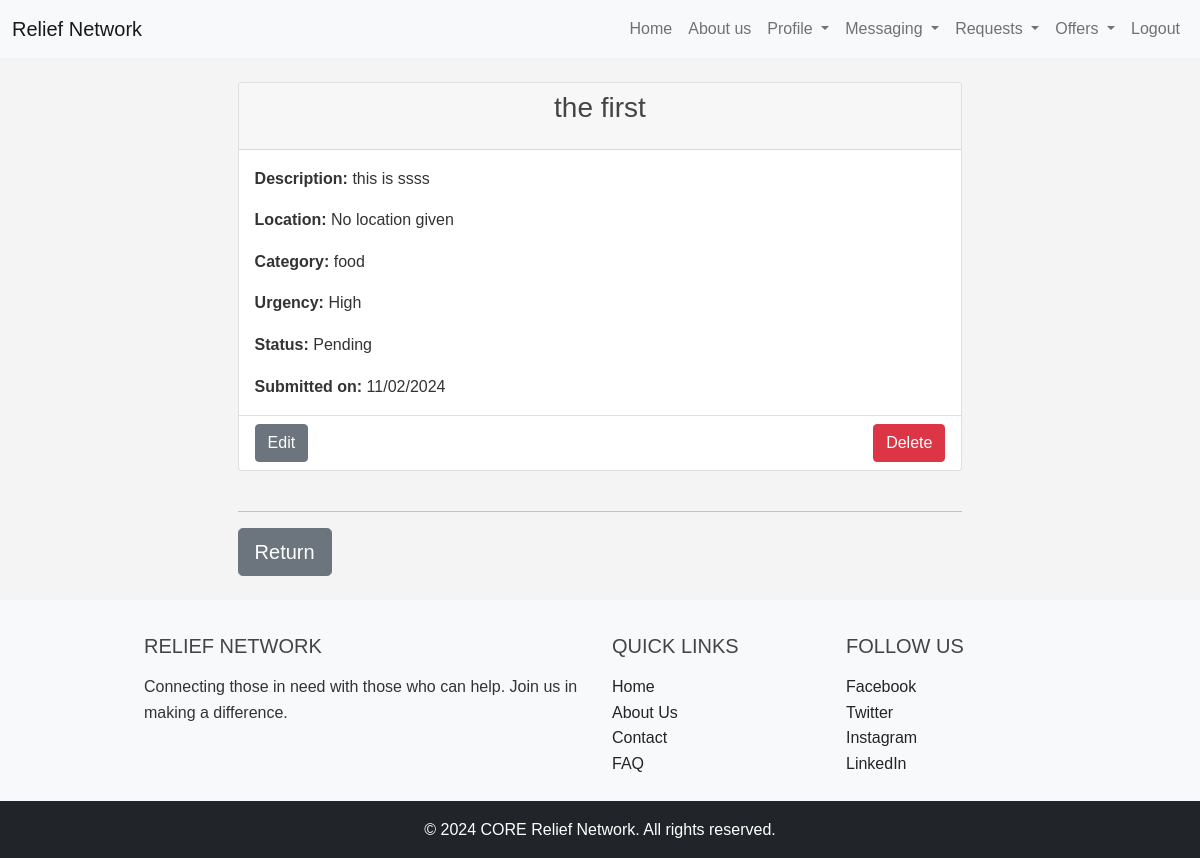
/user_request_details/8/ (signed in), run on an earlier commit of the app's database.
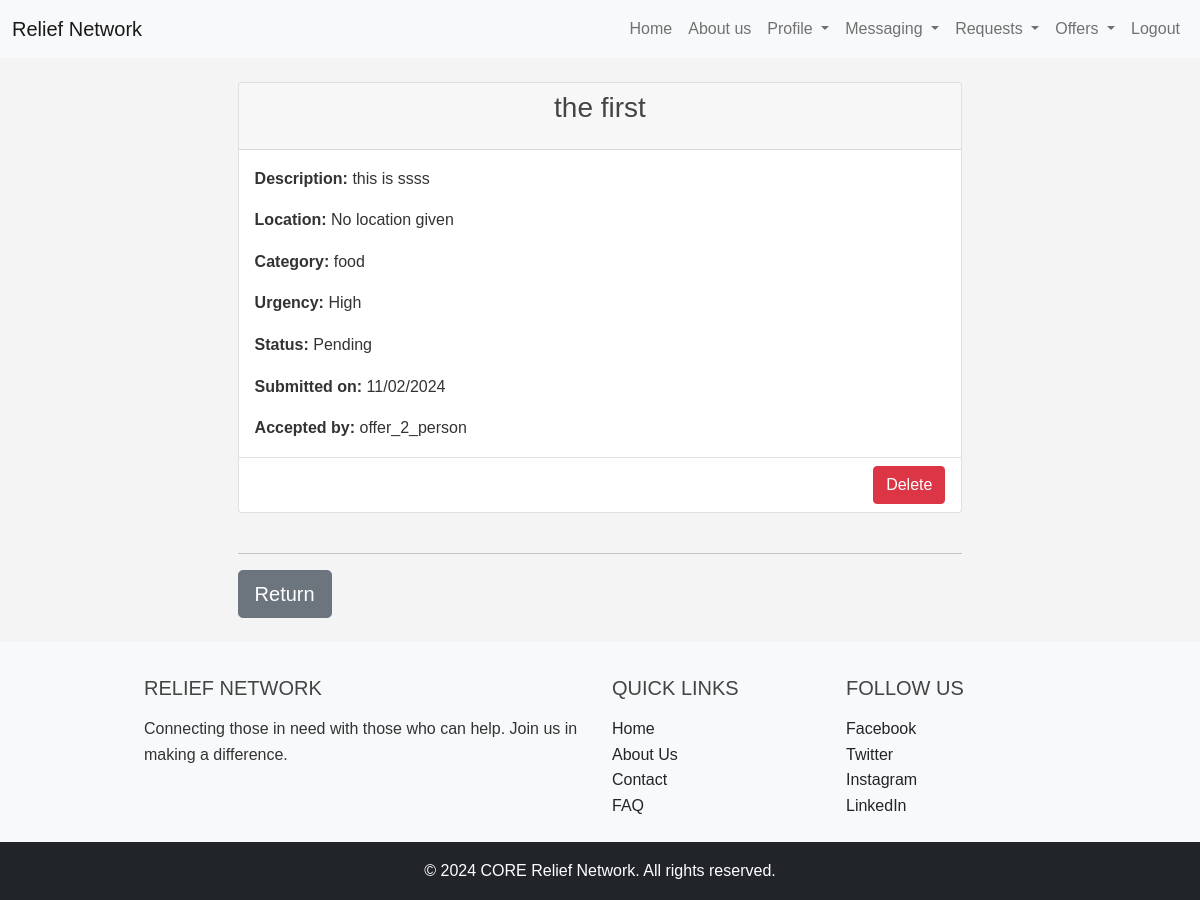
And on a later commit of the database.
### requests_app/models.py (models this page shows, shortened)
class Request(models.Model):
    CATEGORY_CHOICES = (
        ('food', 'Food'),
        ('water', 'Water'),
        ('clothing', 'Clothing'),
        ('shelter', 'Shelter'),
        ('medical', 'Medical Supplies'),
        ('other', 'Other'),
    )
    URGENCY_LEVELS = (
        ('low', 'Low'),
        ('medium', 'Medium'),
        ('high', 'High'),
    )
    STATUS_CHOICES = (
        ('pending', 'Pending'),
        ('accepted', 'Accepted'),
        ('in_progress', 'In Progress'),
        ('completed', 'Completed'),
        ('cancelled', 'Cancelled'),
    )
    user = models.ForeignKey(User, on_delete=models.CASCADE)
    title = models.CharField(max_length=100, default='No title given')
    description = models.TextField(default='No description given')
    location = models.CharField(max_length=255, default='No location given')# add a more detailed address later
    category = models.CharField(max_length=50, choices=CATEGORY_CHOICES, default='Other')
    urgency = models.CharField(max_length=10, choices=URGENCY_LEVELS, default='Low')
    status = models.CharField(max_length=11, choices=STATUS_CHOICES, default='Pending')
    accepted_by = models.ForeignKey(User, null=True, blank=True, on_delete=models.SET_NULL, related_name='accepted_requests')# changeed the default to None if no one has accepted the request
    created_at = models.DateTimeField(default=timezone.now, editable=False)

### accounts/models.py (models this page shows)
class User(AbstractUser):
    USER_TYPE_CHOICES = (
        ('requester', 'Requester'),
        ('provider', 'Provider'),
    )
    user_type = models.CharField(max_length=10, choices=USER_TYPE_CHOICES)
    name = models.CharField(max_length=255, null=True, blank=True)  # Adding a name field
    email = models.EmailField(unique=True)

### requests_app/views.py (the view)
# urls.py: path('user_request_details/<int:pk>/', requests_views.user_request_details, name='user_request_details'),
@login_required
def user_request_details(request, pk):
    req = get_object_or_404(Request, pk=pk)
    return render(request, 'user_request_details.html', {'request_': req})

### requests_app/templates/user_request_details.html (shortened to what this page needs)
{% extends 'base.html' %}
{% block content %}
{% load static %}
<link rel="stylesheet" type="text/css" href="{% static 'css/styles.css' %}">
<div class="container mt-8" data-page-type="user_request_details_page">
    <div class="row request-container">
        <div class="col-md-12 col-lg-12 mb-4 item_request" id="request_-{{ request_.id }}">
            <div class="card">
                <div class="card-header text-center">
                    <h3>{{ request_.title }}</h3>
                </div>
                <div class="card-body">
                    <p class="card-text"> <strong>Description:</strong> {{ request_.description }}</p>
                    <p class="card-text"> <strong>Location:</strong> {{ request_.location }}</p>
                    <p class="card-text"> <strong>Category:</strong> {{ request_.category }}</p>
                    <p class="card-text"> <strong>Urgency:</strong> {{ request_.get_urgency_display }}</p>
                    <p class="card-text"> <strong>Status:</strong> {{ request_.get_status_display }}</p>
                    <p class="card-text"> <strong>Submitted on:</strong> {{ request_.created_at|date:"SHORT_DATE_FORMAT" }}</p>
                    {% if request_.accepted_by %}
                    <p class="card-text"> <strong>Accepted by:</strong> {{ request_.accepted_by.username }}</p>
                    {% endif %}
                </div>
                <div class="card-footer bg-transparent d-flex justify-content-between">
                    <div class="d-flex justify-content-between align-items-left ">
                        {% if not request_.accepted_by %}
                        <a href="{% url 'edit_request' request_.pk %}" class="btn btn-secondary mr-2">
                             Edit
                        </a>
                        {% endif %}
                    </div>
                    <div class="d-flex justify-content-between align-items-right ">
                        <form class="delete-form" data-request-id="{{ request_.id }}">
                            <button type="button" class="btn btn-danger delete-btn" data-action="request">Delete</button>
                        </form>
                    </div>
                </div>
            </div>
        </div>
    </div>
    <hr>
    <a href="{{request.META.HTTP_REFERER|escape}}"><button type="button2" class="btn btn-secondary btn-lg btn-block">Return</button></a>
</div>
{% load static %}
{% endblock %}

What changed in the data, as far as the page shows it:
changed Request "the first": accepted_by_id empty → 6 (drawn); accepted_by.username (not shown) → "offer_2_person"
Also different on the page:
text no longer shown: "Edit"
text now shown: "Accepted by:"
